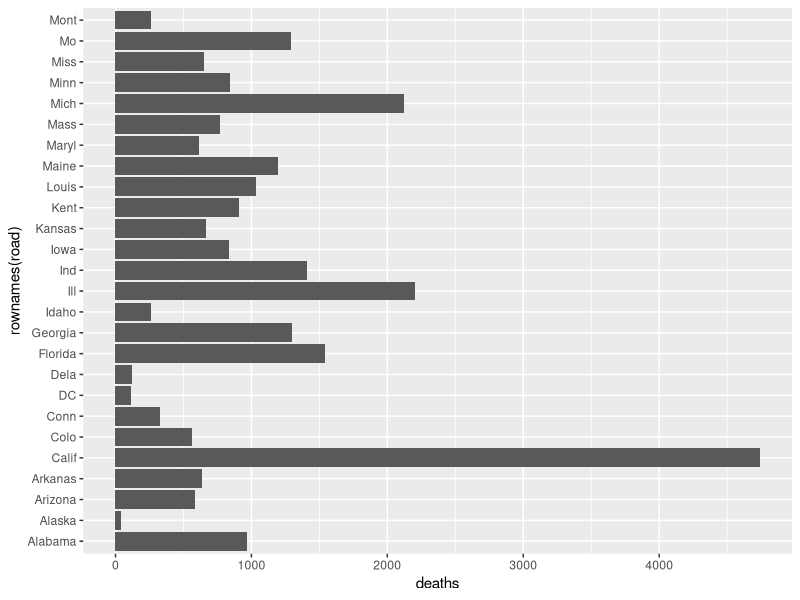
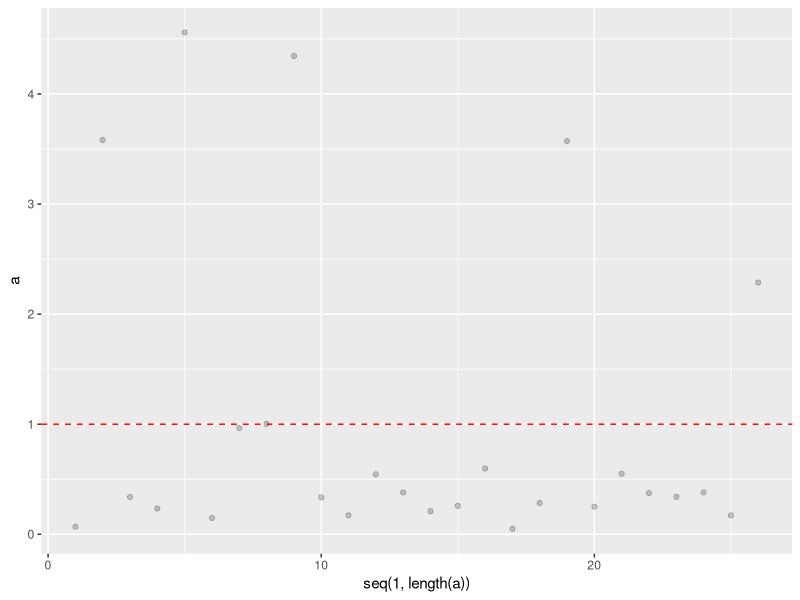
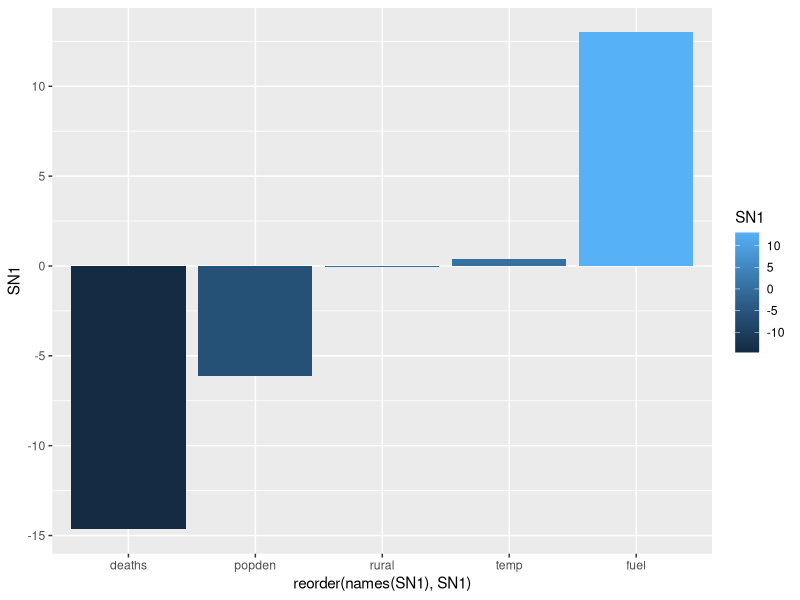

The R script that drew these images, in order:
#########################################
# file  : MT.R
# auther: norih
# date  : Nov 26th, 2020
# Maharanobis-Taguchi System
#########################################
library(MASS)
library(tidyverse)
road
rownames(road)

ggplot(road, aes(y=rownames(road), x=deaths)) + 
  geom_bar(stat = "identity")

X <- road / road$drivers
X <- as.matrix(log(X[,-2] + 1))
mx <- colMeans(X)
Xc <- X - matrix(1, nrow(X), 1) %*% mx
Sx <- t(Xc) %*% Xc / nrow(X)
a <- rowSums((Xc %*% solve(Sx)) * Xc) / ncol(X)
a
ggplot(NULL, aes(y=a, x = seq(1,length(a)))) +
      geom_point(alpha = 1/5) +
      geom_hline(yintercept = 1, colour = "red", linetype = "dashed")

xc_prime <- Xc["Calif",]
SN1 <- 10*log10(xc_prime^2/diag(Sx))
ggplot(NULL, aes(x=reorder(names(SN1), SN1), y=SN1, fill = SN1)) + 
  geom_bar(stat = "identity")

